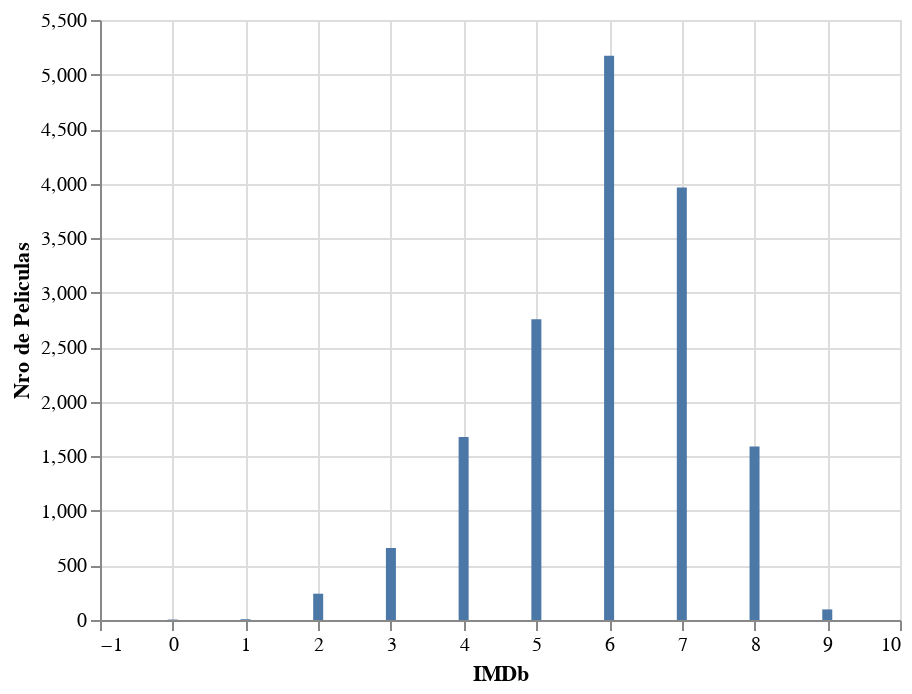

Notebook cell for this chart:
### Code cell
import altair as alt
import pandas as pd

alt.data_transformers.disable_max_rows()
movies = pd.read_csv("datos.csv")
lista_imdb = movies.IMDb.tolist()
lista_imdb_redondeada = []
for nota in lista_imdb:
    if str(nota) != "nan":
        lista_imdb_redondeada.append(round(nota))
imdb = pd.DataFrame({"IMDb":lista_imdb_redondeada})
alt.Chart(imdb).mark_bar().encode(x="IMDb", y="count()").configure(countTitle="Nro de Peliculas")

### Figure 1 — Vega-Lite specification as saved in the notebook (floating-point values rounded to 4 significant figures; data arrays with more than 128 entries replaced by an {"elided": "..."} marker saying what was removed)
{"config": {"view": {"continuousWidth": 400, "continuousHeight": 300}, "countTitle": "Nro de Peliculas"}, "data": {"name": "data-a83ab6c8ce13d4cb27fb1d2f7176666a"}, "mark": "bar", "encoding": {"x": {"type": "quantitative", "field": "IMDb"}, "y": {"type": "quantitative", "aggregate": "count"}}, "$schema": "https://vega.github.io/schema/vega-lite/v4.8.1.json", "datasets": {"data-a83ab6c8ce13d4cb27fb1d2f7176666a": {"elided": "16173 records"}}}
